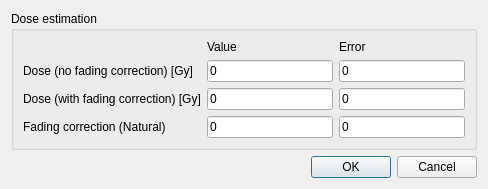
<?xml version="1.0" encoding="UTF-8"?>
<ui version="4.0">
 <class>DoseResults</class>
 <widget class="QDialog" name="DoseResults">
  <property name="geometry">
   <rect>
    <x>0</x>
    <y>0</y>
    <width>488</width>
    <height>185</height>
   </rect>
  </property>
  <property name="windowTitle">
   <string>Dialog</string>
  </property>
  <layout class="QGridLayout" name="gridLayout">
   <item row="0" column="0">
    <widget class="QGroupBox" name="groupBox_3">
     <property name="maximumSize">
      <size>
       <width>476</width>
       <height>16777215</height>
      </size>
     </property>
     <property name="title">
      <string>Dose estimation</string>
     </property>
     <layout class="QGridLayout" name="gridLayout_4">
      <item row="0" column="2">
       <widget class="QLabel" name="label_9">
        <property name="text">
         <string>Error</string>
        </property>
       </widget>
      </item>
      <item row="0" column="1">
       <widget class="QLabel" name="label_8">
        <property name="text">
         <string>Value</string>
        </property>
       </widget>
      </item>
      <item row="1" column="1">
       <widget class="QLineEdit" name="dose_no_fad_v">
        <property name="text">
         <string>0</string>
        </property>
       </widget>
      </item>
      <item row="1" column="0">
       <widget class="QLabel" name="label_6">
        <property name="text">
         <string>Dose (no fading correction) [Gy]</string>
        </property>
       </widget>
      </item>
      <item row="2" column="0">
       <widget class="QLabel" name="label_7">
        <property name="text">
         <string>Dose (with fading correction) [Gy]</string>
        </property>
       </widget>
      </item>
      <item row="2" column="1">
       <widget class="QLineEdit" name="dose_fad_v">
        <property name="text">
         <string>0</string>
        </property>
       </widget>
      </item>
      <item row="2" column="2">
       <widget class="QLineEdit" name="dose_fad_e">
        <property name="text">
         <string>0</string>
        </property>
       </widget>
      </item>
      <item row="1" column="2">
       <widget class="QLineEdit" name="dose_no_fad_e">
        <property name="text">
         <string>0</string>
        </property>
       </widget>
      </item>
      <item row="3" column="0">
       <widget class="QLabel" name="label_10">
        <property name="text">
         <string>Fading correction (Natural)</string>
        </property>
       </widget>
      </item>
      <item row="3" column="1">
       <widget class="QLineEdit" name="fad_v">
        <property name="text">
         <string>0</string>
        </property>
       </widget>
      </item>
      <item row="3" column="2">
       <widget class="QLineEdit" name="fad_e">
        <property name="text">
         <string>0</string>
        </property>
       </widget>
      </item>
     </layout>
    </widget>
   </item>
   <item row="1" column="0">
    <widget class="QDialogButtonBox" name="buttonBox">
     <property name="orientation">
      <enum>Qt::Horizontal</enum>
     </property>
     <property name="standardButtons">
      <set>QDialogButtonBox::Cancel|QDialogButtonBox::Ok</set>
     </property>
    </widget>
   </item>
  </layout>
 </widget>
 <resources/>
 <connections>
  <connection>
   <sender>buttonBox</sender>
   <signal>accepted()</signal>
   <receiver>DoseResults</receiver>
   <slot>accept()</slot>
   <hints>
    <hint type="sourcelabel">
     <x>248</x>
     <y>254</y>
    </hint>
    <hint type="destinationlabel">
     <x>157</x>
     <y>274</y>
    </hint>
   </hints>
  </connection>
  <connection>
   <sender>buttonBox</sender>
   <signal>rejected()</signal>
   <receiver>DoseResults</receiver>
   <slot>reject()</slot>
   <hints>
    <hint type="sourcelabel">
     <x>316</x>
     <y>260</y>
    </hint>
    <hint type="destinationlabel">
     <x>286</x>
     <y>274</y>
    </hint>
   </hints>
  </connection>
 </connections>
</ui>
